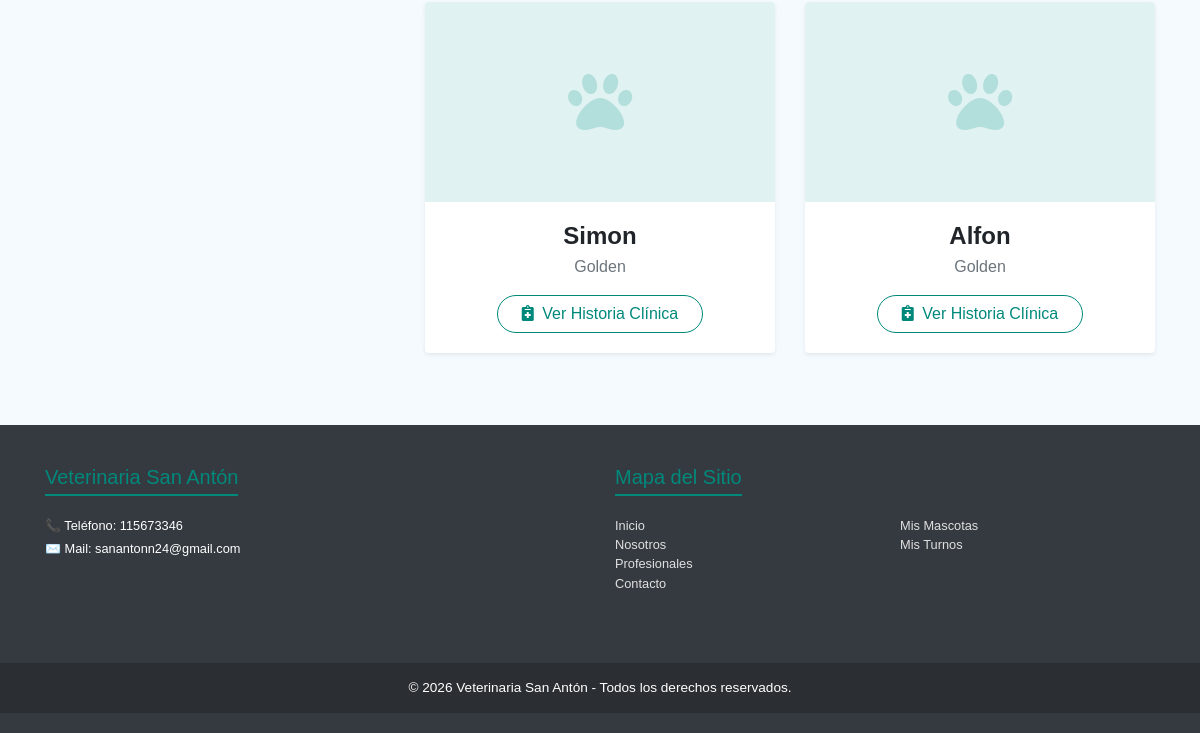
The app's page /vistaCliente/mis-mascotas.php (signed in, lower part), older data.
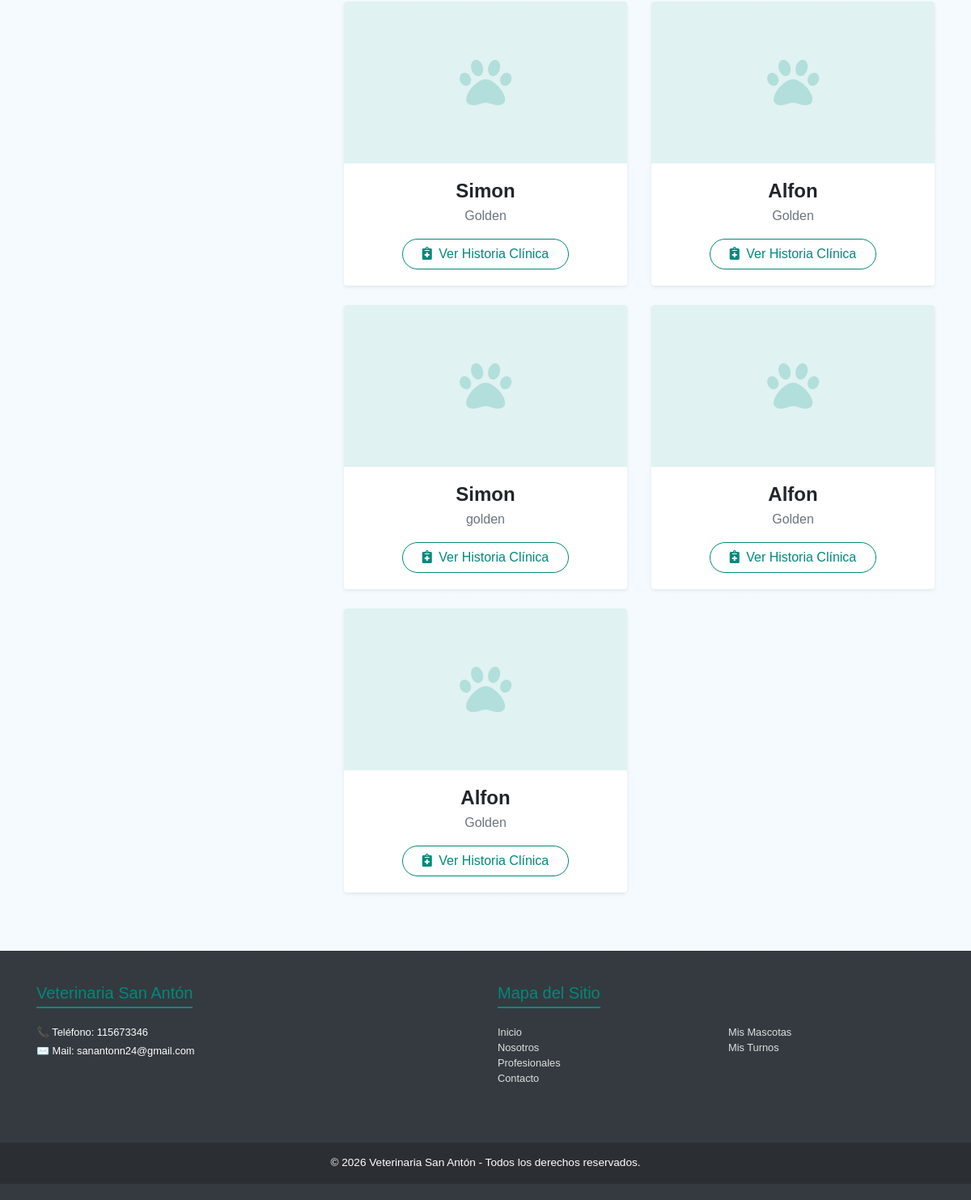
The same page, newer data.
### tables this page shows
CREATE TABLE `mascotas` (
  `id` int NOT NULL AUTO_INCREMENT,
  `id_cliente` int NOT NULL,
  `nombre` varchar(255) NOT NULL,
  `foto` varchar(320) DEFAULT NULL,
  `raza` varchar(100) DEFAULT NULL,
  `fecha_nac` date DEFAULT NULL,
  `fecha_mue` date DEFAULT NULL,
  `pesoMascota` int DEFAULT NULL,
  PRIMARY KEY (`id`),
  KEY `fk_id_cliente_mascota` (`id_cliente`),
  CONSTRAINT `fk_id_cliente_mascota` FOREIGN KEY (`id_cliente`) REFERENCES `clientes` (`id`) ON DELETE CASCADE ON UPDATE CASCADE
);

### shared/logica_mis_mascotas.php (called while the page is built, shortened)
<?php
$id = $_SESSION['usuario_id'] ?? 0;
$conn = new mysqli($_ENV['servername'], $_ENV['username'], $_ENV['password'], $_ENV['dbname']);
$sql_mascotas = "SELECT * FROM mascotas WHERE id_cliente = ?";
$stmt_mascotas = $conn->prepare($sql_mascotas);
$stmt_mascotas->bind_param('i', $id);
$stmt_mascotas->execute();
$result_mascotas = $stmt_mascotas->get_result();
?>

### vistaCliente/mis-mascotas.php (the view, shortened to what this page needs)
<?php require_once '../shared/logica_mis_mascotas.php'; ?>
<!DOCTYPE html>
<html lang="es">
<head>
  <link href="https://stackpath.bootstrapcdn.com/bootstrap/4.5.2/css/bootstrap.min.css" rel="stylesheet">
  <link rel="stylesheet" href="https://cdnjs.cloudflare.com/ajax/libs/font-awesome/5.15.4/css/all.min.css">
  <link href="../styles.css" rel="stylesheet">
</head>
<body>
  <?php require_once '../shared/navbar.php'; ?>
  <div class="container mt-5 mb-5">
    <div class="row">
      <div class="col-lg-4 mb-4">
      </div>
      <div class="col-lg-8">
        <?php if ($result_mascotas->num_rows > 0): ?>
          <div class="row">
            <?php while ($row = $result_mascotas->fetch_assoc()):
              $imagenSrc = !empty($row['foto']) ? $row['foto'] : ''; ?>
              <div class="col-md-6 mb-4">
                <div class="card pet-card shadow-sm h-100">
                  <div class="pet-img-container">
                    <?php if (!empty($imagenSrc)): ?>
                      <img src="<?php echo htmlspecialchars($imagenSrc); ?>"
                        alt="<?php echo htmlspecialchars($row['nombre']); ?>">
                    <?php else: ?>
                      <i class="fas fa-paw no-photo-icon"></i>
                    <?php endif; ?>
                  </div>
                  <div class="card-body text-center">
                    <h4 class="card-title font-weight-bold mb-1"><?php echo htmlspecialchars($row['nombre']); ?></h4>
                    <p class="text-muted mb-3"><?php echo htmlspecialchars($row['raza'] ?? 'Raza desconocida'); ?></p>
                    <div class="d-flex justify-content-center">
                      <a href="../shared/detalle-mascota.php?idMascota=<?php echo $row['id']; ?>"
                        class="btn btn-outline-info rounded-pill px-4" style="color: #00897b; border-color: #00897b;">
                        <i class="fas fa-notes-medical mr-1"></i> Ver Historia Clínica
                      </a>
                    </div>
                  </div>
                </div>
              </div>
            <?php endwhile; ?>
          </div>
        <?php endif; ?>
      </div>
    </div>
  </div>
  <?php require_once '../shared/footer.php'; ?>
</body>
</html>

Row changes from the older to the newer data that the page shows:
added mascotas: nombre "Simon", raza "golden"
added mascotas: nombre "Alfon", raza "Golden"
added mascotas: nombre "Alfon", raza "Golden"
